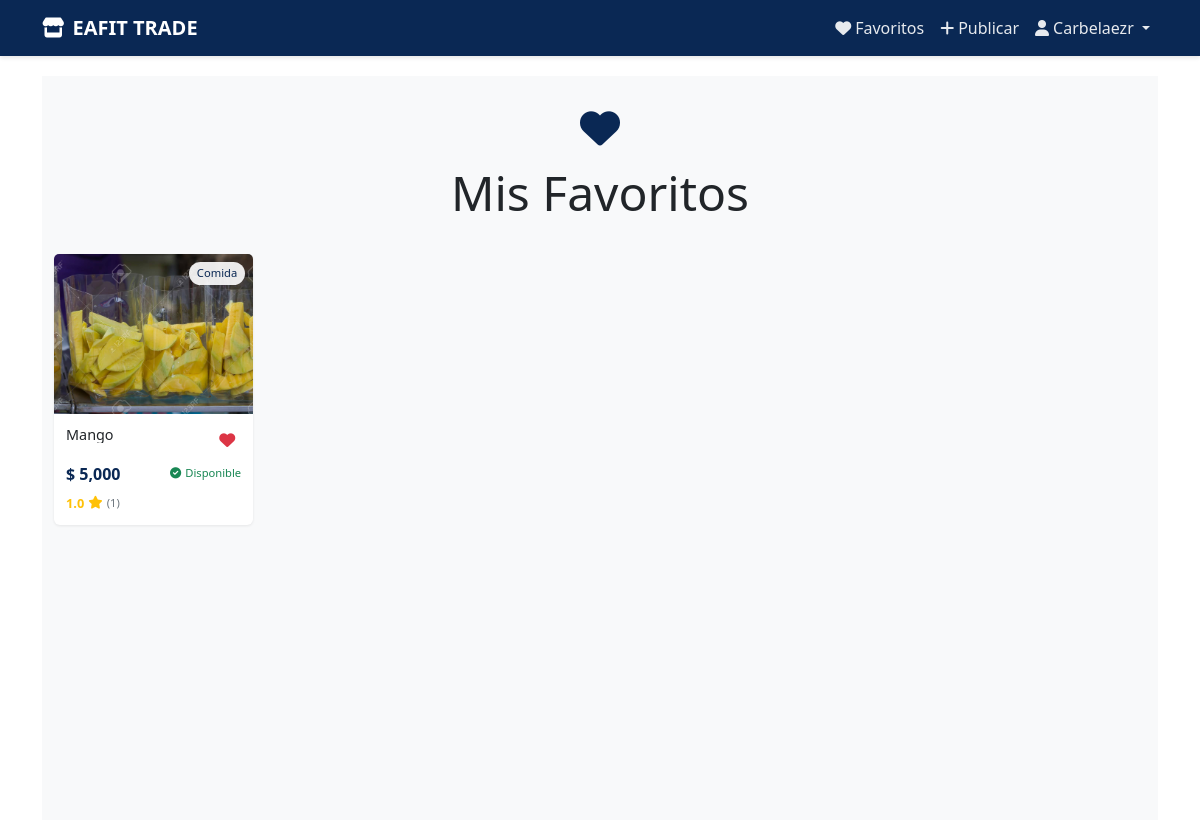
/favorites/ (signed in), run on an earlier commit of the app's database.
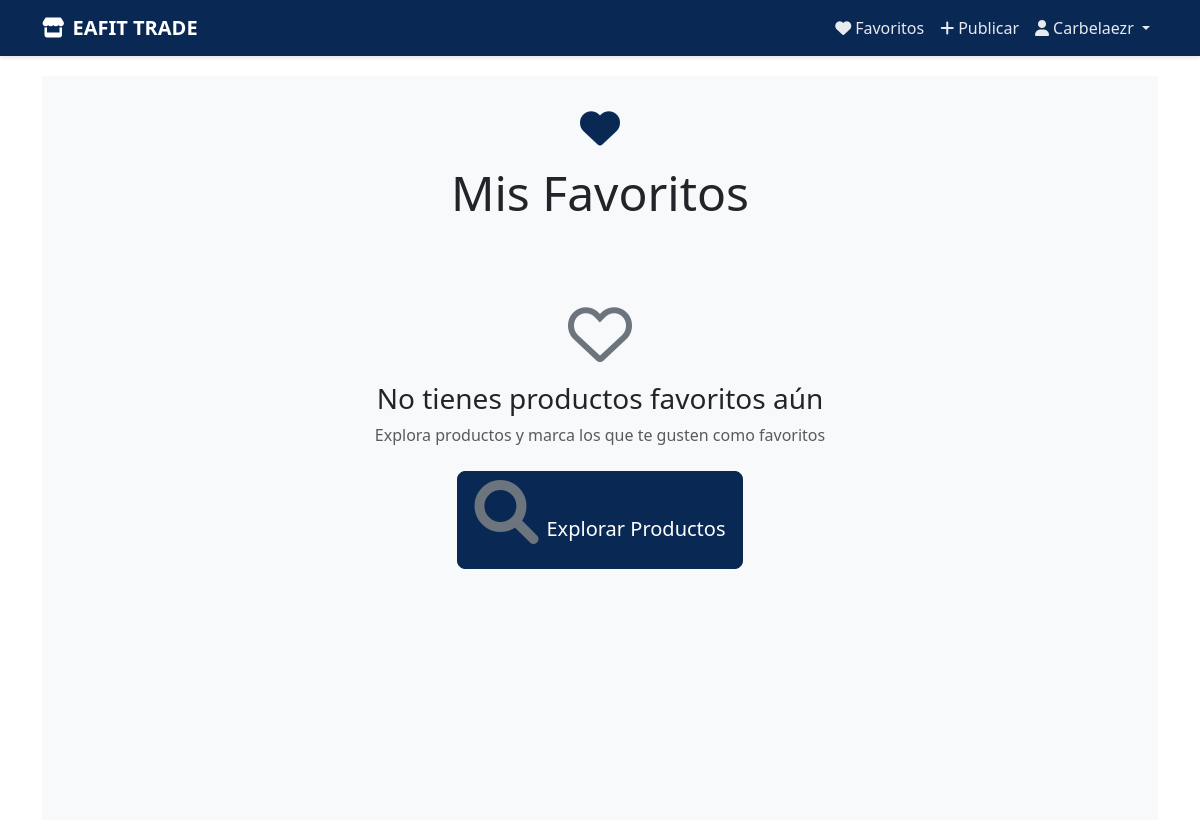
And on a later commit of the database.
### products/models.py (models this page shows, shortened)
class Favorite(models.Model):
    user = models.ForeignKey(
        User,
        on_delete=models.CASCADE,
        related_name='favorites'
    )
    product = models.ForeignKey(
        Product,
        on_delete=models.CASCADE,
        related_name='favorited_by'
    )
    created_at = models.DateTimeField(
        auto_now_add=True,
        verbose_name='Fecha de agregado'
    )
    class Meta:
        unique_together = ['user', 'product']
        ordering = ['-created_at']
        verbose_name = 'Favorito'
        verbose_name_plural = 'Favoritos'

class Product(models.Model):
    CATEGORY_CHOICES = [
        ('Comida', 'Comida'),
        ('Ropa', 'Ropa'),
        ('Tecnología', 'Tecnología'),
        ('Libros', 'Libros'),
        ('Otros', 'Otros'),
    ]
    CONDITION_CHOICES = [
        ('Nuevo', 'Nuevo'),
        ('Usado', 'Usado'),
        ('Buen estado', 'Buen estado'),
    ]
    FOOD_TYPE_CHOICES = [
        ('Panadería', 'Panadería'),
        ('Galletas', 'Galletas'),
        ('Repostería', 'Repostería'),
        ('Frutas', 'Frutas'),
        ('Frituras', 'Frituras'),
        ('Dulces', 'Dulces'),
        ('Helados', 'Helados'),
        ('Snacks', 'Snacks'),
        ('Comida rápida', 'Comida rápida'),
        ('Otros', 'Otros'),
    ]
    name = models.CharField(
        max_length=255,
        verbose_name='Nombre',
        help_text='Nombre del producto'
    )
    category = models.CharField(
        max_length=50,
        choices=CATEGORY_CHOICES,
        verbose_name='Categoría',
        null=True,
        blank=True
    )
    food_type = models.CharField(
        max_length=50,
        choices=FOOD_TYPE_CHOICES,
        verbose_name='Tipo de Comida',
        blank=True,
        null=True
    )
    description = models.TextField(
        verbose_name='Descripción',
        help_text='Describe tu producto detalladamente'
    )
    price = models.DecimalField(
        max_digits=10,
        decimal_places=2,
        validators=[MinValueValidator(0.01)],
        verbose_name='Precio',
        help_text='Precio en pesos colombianos'
    )
    published_at = models.DateTimeField(
        default=timezone.now,
        verbose_name='Fecha de publicación'
    )
    condition = models.CharField(
        max_length=50,
        choices=CONDITION_CHOICES,
        verbose_name='Estado',
        blank=True,
        null=True
    )
    image = models.ImageField(
        upload_to='products/',
        verbose_name='Imagen',
        help_text='Imagen del producto'
    )
    seller = models.ForeignKey(
        User,
        on_delete=models.CASCADE,
        verbose_name='Vendedor',
        related_name='products'
    )
    available = models.BooleanField(
        default=True,
        verbose_name='Disponible'
    )
    class Meta:
        verbose_name = 'Producto'
        verbose_name_plural = 'Productos'
        ordering = ['-published_at']
        indexes = [
            models.Index(fields=['name']),
            models.Index(fields=['category']),
            models.Index(fields=['available']),
        ]
    @property
    def average_rating(self):
        comments = self.comments.all()
        if not comments:
            return 0
        return round(sum(comment.rating for comment in comments) / len(comments), 1)
    @property
    def total_ratings(self):
        return self.comments.count()

class Comment(models.Model):
    product = models.ForeignKey(
        Product,
        on_delete=models.CASCADE,
        related_name='comments'
    )
    user = models.ForeignKey(
        User,
        on_delete=models.CASCADE,
        related_name='comments'
    )
    text = models.TextField(
        max_length=500,
        verbose_name='Comentario'
    )
    rating = models.PositiveSmallIntegerField(
        verbose_name='Calificación',
        validators=[MinValueValidator(0), MaxValueValidator(5)],
        help_text='Calificación de 0 a 5 estrellas'
    )
    created_at = models.DateTimeField(
        auto_now_add=True,
        verbose_name='Fecha de publicación'
    )
    class Meta:
        ordering = ['-created_at']
        verbose_name = 'Comentario'
        verbose_name_plural = 'Comentarios'

### products/views.py (the view)
# urls.py: path('favorites/', products_views.favorites_list, name='favorites_list'),
@login_required
def favorites_list(request):
    favorites = Favorite.objects.filter(user=request.user)
    return render(request, 'products/favorites.html', {
        'favorites': favorites
    })

### products/templates/products/favorites.html (shortened to what this page needs)
{% extends 'products/base.html' %}
{% load humanize %}
{% block content %}
<section class="favorites-section">
    <div class="container">
        <div class="favorites-header">
            <i class="fas fa-heart favorites-icon"></i>
            <h1 class="display-5">Mis Favoritos</h1>
        </div>
        {% if favorites %}
        <div class="row g-4">
            {% for favorite in favorites %}
            <div class="col-12 col-sm-6 col-lg-4 col-xl-3" id="favorite-{{ favorite.product.id }}">
                <a href="{% url 'product_detail' favorite.product.id %}" class="text-decoration-none">
                    <div class="card product-card {% if not favorite.product.available %}product-unavailable{% endif %}">
                        <div class="position-relative">
                            {% if favorite.product.image %}
                            <img src="{{ favorite.product.image.url }}"
                                 class="card-img-top product-image {% if not favorite.product.available %}grayscale{% endif %}"
                                 alt="{{ favorite.product.name }}">
                            {% endif %}
                            <span class="category-badge">{{ favorite.product.get_category_display }}</span>
                        </div>
                        <div class="card-body">
                            <div class="d-flex justify-content-between align-items-start mb-2">
                                <h5 class="card-title text-dark mb-0">{{ favorite.product.name }}</h5>
                                <button
                                    onclick="toggleFavorite(event, {{ favorite.product.id }})"
                                    class="favorite-btn"
                                    title="Eliminar de favoritos"
                                >
                                    <i class="fas fa-heart text-danger"></i>
                                </button>
                            </div>
                            <div class="d-flex justify-content-between align-items-center mb-2">
                                <p class="price mb-0">$ {{ favorite.product.price|floatformat:0|intcomma }}</p>
                                <span class="availability-badge {% if favorite.product.available %}text-success{% else %}text-danger{% endif %}">
                                    {% if favorite.product.available %}
                                        <i class="fas fa-check-circle me-1"></i>Disponible
                                    {% else %}
                                        <i class="fas fa-times-circle me-1"></i>No disponible
                                    {% endif %}
                                </span>
                            </div>
                            {% if favorite.product.total_ratings > 0 %}
                            <div class="star-rating">
                                <span class="rating-value">{{ favorite.product.average_rating }}</span>
                                <i class="fas fa-star"></i>
                                <span class="rating-count">({{ favorite.product.total_ratings }})</span>
                            </div>
                            {% endif %}
                        </div>
                    </div>
                </a>
            </div>
            {% endfor %}
        </div>
        {% else %}
        <div class="empty-favorites">
            <i class="far fa-heart mb-3"></i>
            <h3>No tienes productos favoritos aún</h3>
            <p class="text-muted mb-4">Explora productos y marca los que te gusten como favoritos</p>
            <a href="{% url 'home' %}" class="btn btn-primary btn-lg">
                <i class="fas fa-search me-2"></i>Explorar Productos
            </a>
        </div>
        {% endif %}
    </div>
</section>
{% endblock %}

What changed in the data, as far as the page shows it:
removed Favorite: product.image (picture), product.category "Comida", product.name "Mango", product.price "5,000", shows "Disponible", product.average_rating "1.0", product.total_ratings "1"
Also different on the page:
text now shown: "No tienes productos favoritos aún Explora productos y marca los que te gusten como favoritos Explorar Productos"
